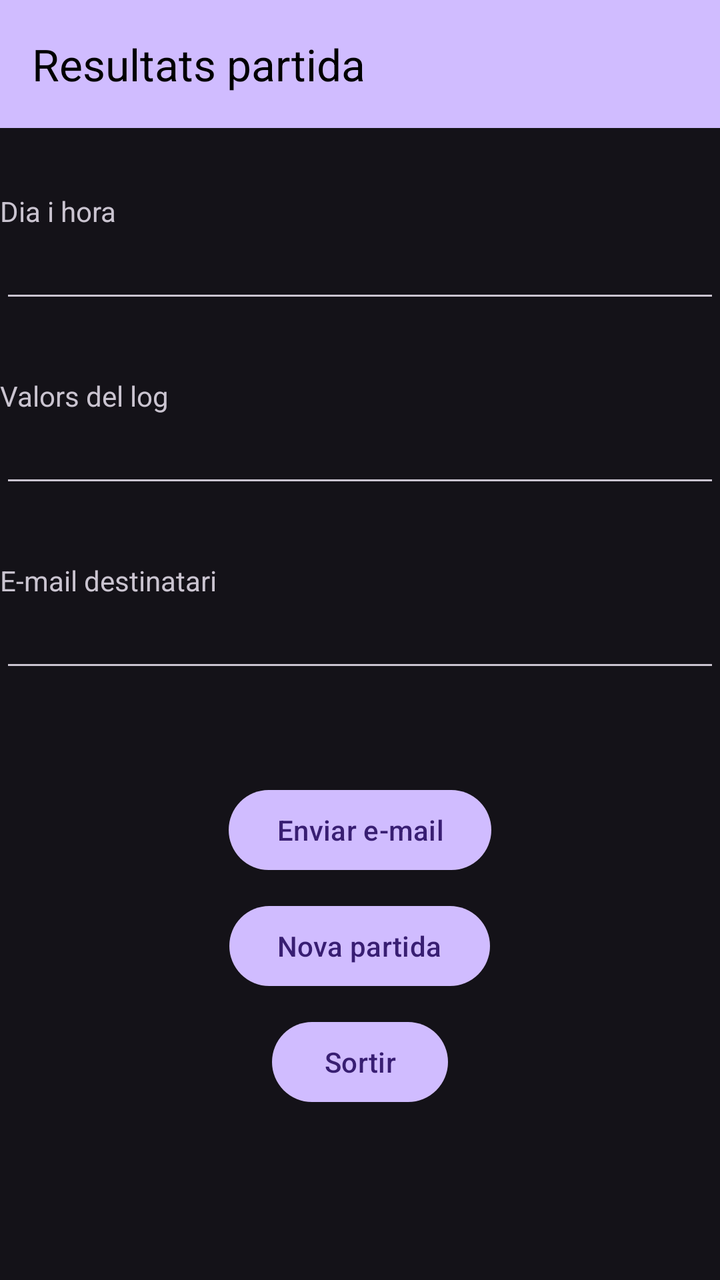
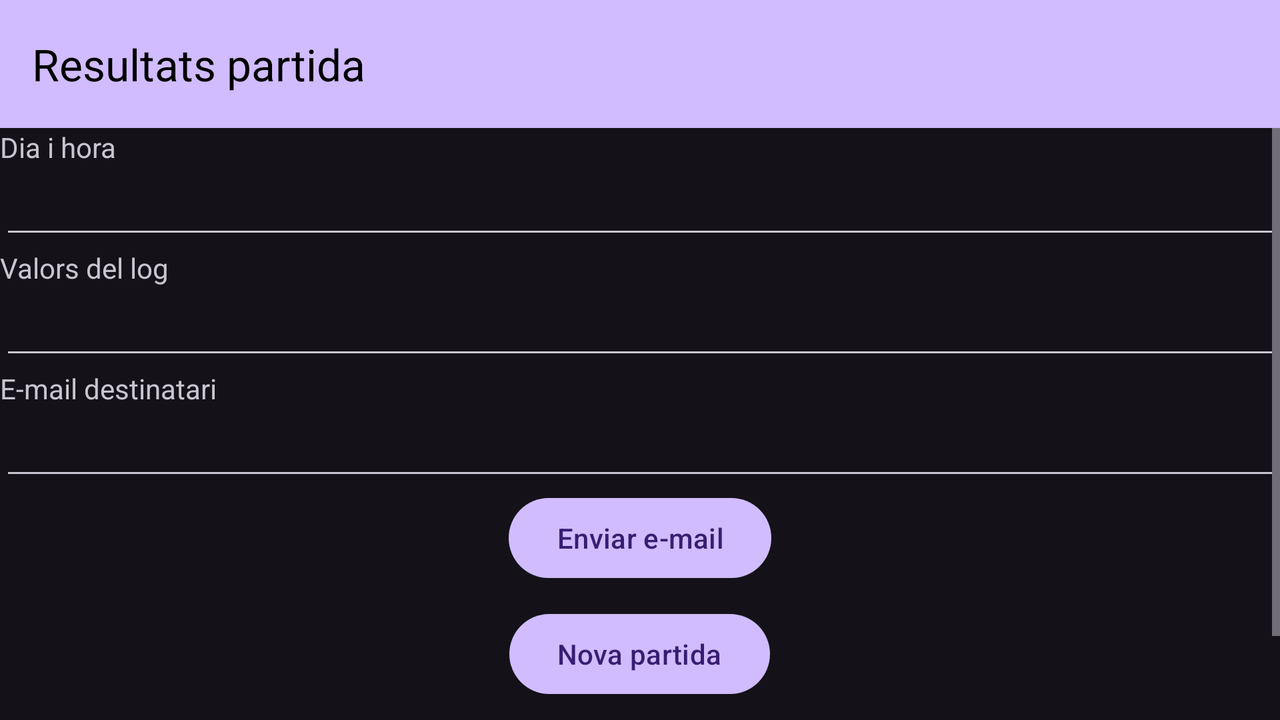

The same Android screen from two of the app's own layout files: first res/layout/ as a phone draws it, then the repository's variant for another configuration, drawn on a device whose configuration selects that folder. Both files follow.
<!-- AndroidManifest.xml: application theme Theme.Material3.Dark.NoActionBar -->
<!-- res/layout/activity_resultat_partida.xml -->
<?xml version="1.0" encoding="utf-8"?>
<LinearLayout xmlns:android="http://schemas.android.com/apk/res/android"
    xmlns:app="http://schemas.android.com/apk/res-auto"
    xmlns:tools="http://schemas.android.com/tools"
    android:layout_width="match_parent"
    android:layout_height="match_parent"
    android:orientation="vertical"
    tools:context=".ResultatPartidaActv">

    <androidx.appcompat.widget.Toolbar
        android:id="@+id/toolbar_resultat"
        android:layout_width="match_parent"
        android:layout_height="wrap_content"
        android:background="?attr/colorPrimary"
        android:minHeight="?attr/actionBarSize"
        android:theme="?attr/actionBarTheme"
        app:title="Resultats partida"
        app:titleTextAppearance="@style/TextAppearance.AppCompat.Large"
        app:titleTextColor="#000000" />

    <Space
        android:layout_width="match_parent"
        android:layout_height="32dp" />

    <TextView
        android:id="@+id/textView"
        android:layout_width="match_parent"
        android:layout_height="wrap_content"
        android:text="@string/DiaHoraText" />

    <LinearLayout
        android:layout_width="match_parent"
        android:layout_height="wrap_content"
        android:orientation="horizontal">

        <EditText
            android:id="@+id/diaihora"
            android:layout_width="match_parent"
            android:layout_height="wrap_content"></EditText>

    </LinearLayout>

    <Space
        android:layout_width="match_parent"
        android:layout_height="32dp" />

    <TextView
        android:id="@+id/textView2"
        android:layout_width="match_parent"
        android:layout_height="wrap_content"
        android:text="@string/Log" />

    <LinearLayout
        android:layout_width="match_parent"
        android:layout_height="wrap_content"
        android:orientation="horizontal">

        <EditText
            android:id="@+id/valorslog"
            android:layout_width="match_parent"
            android:layout_height="wrap_content"></EditText>
    </LinearLayout>

    <Space
        android:layout_width="match_parent"
        android:layout_height="32dp" />

    <TextView
        android:id="@+id/textView3"
        android:layout_width="match_parent"
        android:layout_height="wrap_content"
        android:text="@string/DestEmail" />

    <LinearLayout
        android:layout_width="match_parent"
        android:layout_height="wrap_content"
        android:orientation="horizontal">

        <EditText
            android:id="@+id/emaildst"
            android:layout_width="match_parent"
            android:layout_height="wrap_content"></EditText>
    </LinearLayout>

    <Space
        android:layout_width="match_parent"
        android:layout_height="50dp" />

    <LinearLayout
        android:layout_width="match_parent"
        android:layout_height="match_parent"
        android:gravity="center|top"
        android:orientation="vertical">

        <Button
            android:id="@+id/enviarmail"
            android:layout_width="wrap_content"
            android:layout_height="wrap_content"
            android:text="@string/EnvEmail" />

        <Space
            android:layout_width="match_parent"
            android:layout_height="10dp" />

        <Button
            android:id="@+id/novapartida"
            android:layout_width="wrap_content"
            android:layout_height="wrap_content"
            android:text="@string/NovaPartida" />

        <Space
            android:layout_width="match_parent"
            android:layout_height="10dp" />

        <Button
            android:id="@+id/sortir"
            android:layout_width="wrap_content"
            android:layout_height="wrap_content"
            android:text="@string/btSortir" />
    </LinearLayout>
</LinearLayout>
<!-- resources referenced by this layout -->
<resources>
  <string name="DestEmail">E-mail destinatari</string>
  <string name="DiaHoraText">Dia i hora</string>
  <string name="EnvEmail">Enviar e-mail</string>
  <string name="Log">Valors del log</string>
  <string name="NovaPartida">Nova partida</string>
  <string name="btSortir">Sortir</string>
</resources>
<!-- res/layout-land/activity_resultat_partida.xml (the repository's variant of the layout above) -->
<!-- drawn on the phone turned sideways -->
<?xml version="1.0" encoding="utf-8"?>
<LinearLayout xmlns:android="http://schemas.android.com/apk/res/android"
    xmlns:app="http://schemas.android.com/apk/res-auto"
    xmlns:tools="http://schemas.android.com/tools"
    android:layout_width="match_parent"
    android:layout_height="match_parent"
    android:orientation="vertical"
    tools:context=".ResultatPartidaActv">

    <androidx.appcompat.widget.Toolbar
        android:id="@+id/toolbar_resultat"
        android:layout_width="match_parent"
        android:layout_height="wrap_content"
        android:background="?attr/colorPrimary"
        android:minHeight="?attr/actionBarSize"
        android:theme="?attr/actionBarTheme"
        app:title="Resultats partida"
        app:titleTextAppearance="@style/TextAppearance.AppCompat.Large"
        app:titleTextColor="#000000" />

    <ScrollView
        android:layout_width="match_parent"
        android:layout_height="match_parent">

        <LinearLayout
            android:layout_width="match_parent"
            android:layout_height="wrap_content"
            android:orientation="vertical" >

            <TextView
                android:id="@+id/textView"
                android:layout_width="match_parent"
                android:layout_height="wrap_content"
                android:text="@string/DiaHoraText" />

            <LinearLayout
                android:layout_width="match_parent"
                android:layout_height="wrap_content"
                android:orientation="horizontal">

                <EditText
                    android:id="@+id/diaihora"
                    android:layout_width="match_parent"
                    android:layout_height="wrap_content"></EditText>

            </LinearLayout>

            <TextView
                android:id="@+id/textView2"
                android:layout_width="match_parent"
                android:layout_height="wrap_content"
                android:text="@string/Log" />

            <LinearLayout
                android:layout_width="match_parent"
                android:layout_height="wrap_content"
                android:orientation="horizontal">

                <EditText
                    android:id="@+id/valorslog"
                    android:layout_width="match_parent"
                    android:layout_height="wrap_content"></EditText>
            </LinearLayout>

            <TextView
                android:id="@+id/textView3"
                android:layout_width="match_parent"
                android:layout_height="wrap_content"
                android:text="@string/DestEmail" />

            <LinearLayout
                android:layout_width="match_parent"
                android:layout_height="wrap_content"
                android:orientation="horizontal">

                <EditText
                    android:id="@+id/emaildst"
                    android:layout_width="match_parent"
                    android:layout_height="wrap_content"></EditText>
            </LinearLayout>

            <LinearLayout
                android:layout_width="match_parent"
                android:layout_height="match_parent"
                android:gravity="center|top"
                android:orientation="vertical">

                <Button
                    android:id="@+id/enviarmail"
                    android:layout_width="wrap_content"
                    android:layout_height="wrap_content"
                    android:text="@string/EnvEmail" />

                <Space
                    android:layout_width="match_parent"
                    android:layout_height="10dp" />

                <Button
                    android:id="@+id/novapartida"
                    android:layout_width="wrap_content"
                    android:layout_height="wrap_content"
                    android:text="@string/NovaPartida" />

                <Space
                    android:layout_width="match_parent"
                    android:layout_height="10dp" />

                <Button
                    android:id="@+id/sortir"
                    android:layout_width="wrap_content"
                    android:layout_height="wrap_content"
                    android:text="@string/btSortir" />
            </LinearLayout>
        </LinearLayout>
    </ScrollView>

</LinearLayout>
